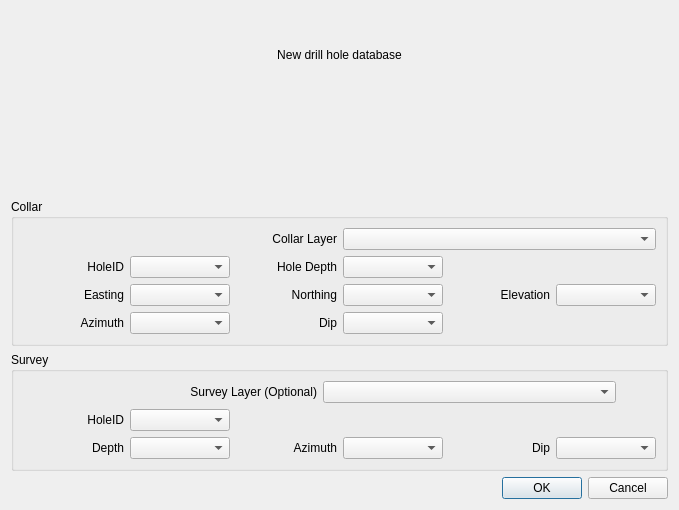
<?xml version="1.0" encoding="UTF-8"?>
<ui version="4.0">
 <class>desurveyHole_dialog</class>
 <widget class="QDialog" name="desurveyHole_dialog">
  <property name="geometry">
   <rect>
    <x>0</x>
    <y>0</y>
    <width>679</width>
    <height>510</height>
   </rect>
  </property>
  <property name="windowTitle">
   <string>Desurvey Hole</string>
  </property>
  <layout class="QVBoxLayout" name="verticalLayout">
   <item>
    <widget class="QLabel" name="label_3">
     <property name="sizePolicy">
      <sizepolicy hsizetype="Preferred" vsizetype="Preferred">
       <horstretch>0</horstretch>
       <verstretch>0</verstretch>
      </sizepolicy>
     </property>
     <property name="text">
      <string>New drill hole database</string>
     </property>
     <property name="alignment">
      <set>Qt::AlignCenter</set>
     </property>
    </widget>
   </item>
   <item>
    <widget class="QgsFileWidget" name="fwNewDatabase"/>
   </item>
   <item>
    <widget class="QGroupBox" name="groupCollar">
     <property name="title">
      <string>Collar</string>
     </property>
     <layout class="QVBoxLayout" name="verticalLayout_2">
      <item>
       <layout class="QHBoxLayout" name="horizontalLayout">
        <property name="topMargin">
         <number>0</number>
        </property>
        <item>
         <widget class="QLabel" name="label">
          <property name="text">
           <string>Collar Layer</string>
          </property>
          <property name="alignment">
           <set>Qt::AlignRight|Qt::AlignTrailing|Qt::AlignVCenter</set>
          </property>
         </widget>
        </item>
        <item>
         <widget class="QgsMapLayerComboBox" name="lbCollarLayer">
          <property name="showCrs">
           <bool>true</bool>
          </property>
         </widget>
        </item>
       </layout>
      </item>
      <item>
       <layout class="QGridLayout" name="gridLayout_3" columnstretch="0,0,0,0,0,0">
        <property name="topMargin">
         <number>0</number>
        </property>
        <item row="0" column="2">
         <widget class="QLabel" name="label_21">
          <property name="text">
           <string>Hole Depth</string>
          </property>
          <property name="alignment">
           <set>Qt::AlignRight|Qt::AlignTrailing|Qt::AlignVCenter</set>
          </property>
         </widget>
        </item>
        <item row="2" column="1">
         <widget class="QgsFieldComboBox" name="fbCollarAz">
          <property name="minimumSize">
           <size>
            <width>0</width>
            <height>0</height>
           </size>
          </property>
          <property name="currentIndex">
           <number>-1</number>
          </property>
          <property name="allowEmptyFieldName">
           <bool>true</bool>
          </property>
         </widget>
        </item>
        <item row="1" column="3">
         <widget class="QgsFieldComboBox" name="fbCollarNorth">
          <property name="minimumSize">
           <size>
            <width>0</width>
            <height>0</height>
           </size>
          </property>
         </widget>
        </item>
        <item row="1" column="2">
         <widget class="QLabel" name="label_9">
          <property name="text">
           <string>Northing</string>
          </property>
          <property name="alignment">
           <set>Qt::AlignRight|Qt::AlignTrailing|Qt::AlignVCenter</set>
          </property>
         </widget>
        </item>
        <item row="2" column="2">
         <widget class="QLabel" name="label_16">
          <property name="text">
           <string>Dip</string>
          </property>
          <property name="alignment">
           <set>Qt::AlignRight|Qt::AlignTrailing|Qt::AlignVCenter</set>
          </property>
         </widget>
        </item>
        <item row="1" column="1">
         <widget class="QgsFieldComboBox" name="fbCollarEast"/>
        </item>
        <item row="1" column="4">
         <widget class="QLabel" name="label_10">
          <property name="text">
           <string>Elevation</string>
          </property>
          <property name="alignment">
           <set>Qt::AlignRight|Qt::AlignTrailing|Qt::AlignVCenter</set>
          </property>
         </widget>
        </item>
        <item row="0" column="1">
         <widget class="QgsFieldComboBox" name="fbCollarId">
          <property name="minimumSize">
           <size>
            <width>0</width>
            <height>0</height>
           </size>
          </property>
          <property name="allowEmptyFieldName">
           <bool>false</bool>
          </property>
         </widget>
        </item>
        <item row="2" column="0">
         <widget class="QLabel" name="label_15">
          <property name="text">
           <string>Azimuth</string>
          </property>
          <property name="alignment">
           <set>Qt::AlignRight|Qt::AlignTrailing|Qt::AlignVCenter</set>
          </property>
         </widget>
        </item>
        <item row="0" column="0">
         <widget class="QLabel" name="label_7">
          <property name="minimumSize">
           <size>
            <width>0</width>
            <height>0</height>
           </size>
          </property>
          <property name="text">
           <string>HoleID</string>
          </property>
          <property name="alignment">
           <set>Qt::AlignRight|Qt::AlignTrailing|Qt::AlignVCenter</set>
          </property>
         </widget>
        </item>
        <item row="1" column="0">
         <widget class="QLabel" name="label_8">
          <property name="text">
           <string>Easting</string>
          </property>
          <property name="alignment">
           <set>Qt::AlignRight|Qt::AlignTrailing|Qt::AlignVCenter</set>
          </property>
         </widget>
        </item>
        <item row="1" column="5">
         <widget class="QgsFieldComboBox" name="fbCollarElev">
          <property name="minimumSize">
           <size>
            <width>0</width>
            <height>0</height>
           </size>
          </property>
         </widget>
        </item>
        <item row="2" column="3">
         <widget class="QgsFieldComboBox" name="fbCollarDip">
          <property name="currentIndex">
           <number>-1</number>
          </property>
          <property name="allowEmptyFieldName">
           <bool>true</bool>
          </property>
         </widget>
        </item>
        <item row="0" column="3">
         <widget class="QgsFieldComboBox" name="fbCollarDepth"/>
        </item>
       </layout>
      </item>
     </layout>
    </widget>
   </item>
   <item>
    <widget class="QGroupBox" name="groupSurvey">
     <property name="title">
      <string>Survey</string>
     </property>
     <layout class="QVBoxLayout" name="verticalLayout_3">
      <item>
       <layout class="QHBoxLayout" name="horizontalLayout_3">
        <property name="topMargin">
         <number>0</number>
        </property>
        <item>
         <widget class="QLabel" name="label_2">
          <property name="text">
           <string>Survey Layer (Optional)</string>
          </property>
          <property name="alignment">
           <set>Qt::AlignRight|Qt::AlignTrailing|Qt::AlignVCenter</set>
          </property>
         </widget>
        </item>
        <item>
         <widget class="QgsMapLayerComboBox" name="lbSurveyLayer">
          <property name="currentIndex">
           <number>-1</number>
          </property>
          <property name="allowEmptyLayer">
           <bool>true</bool>
          </property>
          <property name="showCrs">
           <bool>false</bool>
          </property>
         </widget>
        </item>
        <item>
         <spacer name="horizontalSpacer_2">
          <property name="orientation">
           <enum>Qt::Horizontal</enum>
          </property>
          <property name="sizeType">
           <enum>QSizePolicy::Minimum</enum>
          </property>
          <property name="sizeHint" stdset="0">
           <size>
            <width>40</width>
            <height>20</height>
           </size>
          </property>
         </spacer>
        </item>
       </layout>
      </item>
      <item>
       <layout class="QGridLayout" name="gridLayout_2">
        <property name="topMargin">
         <number>0</number>
        </property>
        <item row="0" column="1">
         <widget class="QgsFieldComboBox" name="fbSurveyId">
          <property name="minimumSize">
           <size>
            <width>0</width>
            <height>0</height>
           </size>
          </property>
         </widget>
        </item>
        <item row="0" column="0">
         <widget class="QLabel" name="label_11">
          <property name="minimumSize">
           <size>
            <width>0</width>
            <height>0</height>
           </size>
          </property>
          <property name="text">
           <string>HoleID</string>
          </property>
          <property name="alignment">
           <set>Qt::AlignRight|Qt::AlignTrailing|Qt::AlignVCenter</set>
          </property>
         </widget>
        </item>
        <item row="1" column="1">
         <widget class="QgsFieldComboBox" name="fbSurveyDepth">
          <property name="minimumSize">
           <size>
            <width>0</width>
            <height>0</height>
           </size>
          </property>
         </widget>
        </item>
        <item row="1" column="0">
         <widget class="QLabel" name="label_13">
          <property name="text">
           <string>Depth</string>
          </property>
          <property name="alignment">
           <set>Qt::AlignRight|Qt::AlignTrailing|Qt::AlignVCenter</set>
          </property>
         </widget>
        </item>
        <item row="1" column="4">
         <widget class="QLabel" name="label_12">
          <property name="text">
           <string>Dip</string>
          </property>
          <property name="alignment">
           <set>Qt::AlignRight|Qt::AlignTrailing|Qt::AlignVCenter</set>
          </property>
         </widget>
        </item>
        <item row="1" column="2">
         <widget class="QLabel" name="label_14">
          <property name="text">
           <string>Azimuth</string>
          </property>
          <property name="alignment">
           <set>Qt::AlignRight|Qt::AlignTrailing|Qt::AlignVCenter</set>
          </property>
         </widget>
        </item>
        <item row="1" column="3">
         <widget class="QgsFieldComboBox" name="fbSurveyAz">
          <property name="minimumSize">
           <size>
            <width>0</width>
            <height>0</height>
           </size>
          </property>
         </widget>
        </item>
        <item row="1" column="5">
         <widget class="QgsFieldComboBox" name="fbSurveyDip">
          <property name="minimumSize">
           <size>
            <width>0</width>
            <height>0</height>
           </size>
          </property>
         </widget>
        </item>
       </layout>
      </item>
     </layout>
    </widget>
   </item>
   <item>
    <widget class="QDialogButtonBox" name="buttonBox">
     <property name="orientation">
      <enum>Qt::Horizontal</enum>
     </property>
     <property name="standardButtons">
      <set>QDialogButtonBox::Cancel|QDialogButtonBox::Ok</set>
     </property>
    </widget>
   </item>
  </layout>
 </widget>
 <customwidgets>
  <customwidget>
   <class>QgsFieldComboBox</class>
   <extends>QComboBox</extends>
   <header>qgsfieldcombobox.h</header>
  </customwidget>
  <customwidget>
   <class>QgsFileWidget</class>
   <extends>QWidget</extends>
   <header>qgsfilewidget.h</header>
  </customwidget>
  <customwidget>
   <class>QgsMapLayerComboBox</class>
   <extends>QComboBox</extends>
   <header>qgsmaplayercombobox.h</header>
  </customwidget>
 </customwidgets>
 <tabstops>
  <tabstop>lbCollarLayer</tabstop>
  <tabstop>fbCollarId</tabstop>
  <tabstop>fbCollarEast</tabstop>
  <tabstop>fbCollarNorth</tabstop>
  <tabstop>fbCollarElev</tabstop>
  <tabstop>fbCollarAz</tabstop>
  <tabstop>fbCollarDip</tabstop>
  <tabstop>lbSurveyLayer</tabstop>
  <tabstop>fbSurveyId</tabstop>
  <tabstop>fbSurveyDepth</tabstop>
  <tabstop>fbSurveyAz</tabstop>
  <tabstop>fbSurveyDip</tabstop>
 </tabstops>
 <resources/>
 <connections>
  <connection>
   <sender>buttonBox</sender>
   <signal>accepted()</signal>
   <receiver>desurveyHole_dialog</receiver>
   <slot>accept()</slot>
   <hints>
    <hint type="sourcelabel">
     <x>248</x>
     <y>254</y>
    </hint>
    <hint type="destinationlabel">
     <x>157</x>
     <y>274</y>
    </hint>
   </hints>
  </connection>
  <connection>
   <sender>buttonBox</sender>
   <signal>rejected()</signal>
   <receiver>desurveyHole_dialog</receiver>
   <slot>reject()</slot>
   <hints>
    <hint type="sourcelabel">
     <x>316</x>
     <y>260</y>
    </hint>
    <hint type="destinationlabel">
     <x>286</x>
     <y>274</y>
    </hint>
   </hints>
  </connection>
 </connections>
</ui>
